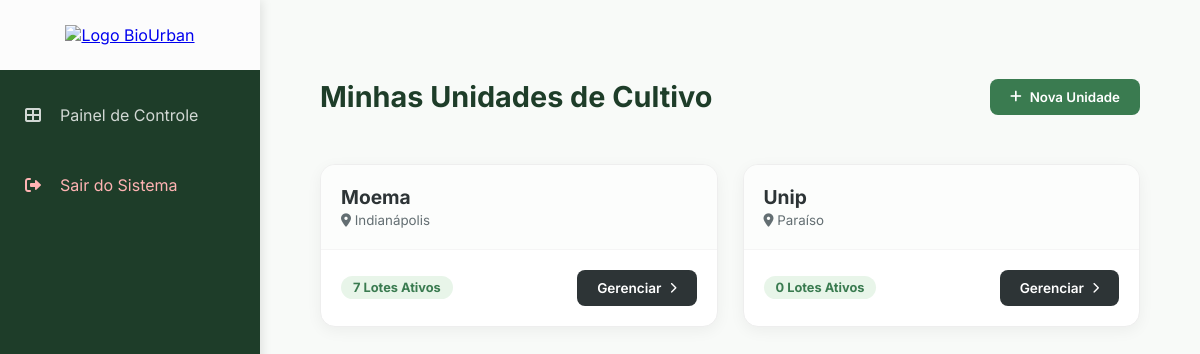
/ (signed in), run on the app's committed database.
### models.py (models this page shows)
class Fazenda(db.Model):
    id = db.Column(db.Integer, primary_key=True)
    nome = db.Column(db.String(100), nullable=False)
    localizacao = db.Column(db.String(100))
    usuario_id = db.Column(db.Integer, db.ForeignKey('usuario.id'), nullable=False)
    hortalicas = db.relationship('Hortalica', backref='fazenda', lazy=True)
    registros_hidricos = db.relationship('RegistroHidrico', backref='fazenda', lazy=True)

### app.py (the view)
@app.route('/', endpoint='dashboard')
@login_required
def dashboard():
    minhas_fazendas = Fazenda.query.filter_by(usuario_id=current_user.id).all()
    return render_template('dashboard.html', fazendas=minhas_fazendas)

### app.py (called while the page is built)
@login_manager.user_loader
def load_user(user_id):
    return db.session.get(Usuario, int(user_id))

### templates/dashboard.html (shortened to what this page needs)
{% extends "layout.html" %}
{% block content %}
<div style="max-width: 1000px; margin: 0 auto; padding: 20px;">
    <div style="display: flex; justify-content: space-between; align-items: center; margin-bottom: 30px;">
        <h1 style="color: var(--dark-bg); font-size: 1.8rem;">Minhas Unidades de Cultivo</h1>
        <button onclick="document.getElementById('modalFazenda').style.display='flex'" class="btn btn-primary" style="background: var(--primary-green); border: none; padding: 10px 20px; border-radius: 8px; color: white; cursor: pointer; font-weight: 600;">
            <i class="fas fa-plus"></i> Nova Unidade
        </button>
    </div>
    <div style="display: grid; grid-template-columns: repeat(auto-fill, minmax(310px, 1fr)); gap: 25px;">
        {% for fazenda in fazendas %}
        <div style="background: white; border-radius: 15px; box-shadow: 0 4px 15px rgba(0,0,0,0.05); overflow: hidden; border: 1px solid #eee; transition: transform 0.2s;">
            <div style="padding: 20px; border-bottom: 1px solid #f5f5f5; background: #fcfdfc;">
                <h2 style="margin: 0; color: #2d3436; font-size: 1.2rem;">{{ fazenda.nome }}</h2>
                <small style="color: #636e72;"><i class="fas fa-map-marker-alt"></i> {{ fazenda.localizacao }}</small>
            </div>
            <div style="padding: 20px; display: flex; justify-content: space-between; align-items: center;">
                <span style="color: var(--primary-green); font-weight: 700; font-size: 0.8rem; background: #e8f5e9; padding: 4px 12px; border-radius: 20px;">
                    {{ fazenda.hortalicas|length }} Lotes Ativos
                </span>
                <a href="{{ url_for('ver_fazenda', id=fazenda.id) }}" style="text-decoration: none; color: white; background: #2d3436; padding: 10px 20px; border-radius: 8px; font-size: 0.85rem; font-weight: 600; display: flex; align-items: center; gap: 8px;">
                    Gerenciar <i class="fas fa-chevron-right" style="font-size: 0.7rem;"></i>
                </a>
            </div>
        </div>
        {% else %}
        <div style="grid-column: 1/-1; text-align: center; padding: 50px; color: #ccc;">
            <i class="fas fa-seedling" style="font-size: 3rem; margin-bottom: 15px;"></i>
            <p>Nenhuma unidade cadastrada. Comece agora!</p>
        </div>
        {% endfor %}
    </div>
</div>
{% endblock %}

### templates/layout.html (style rules this page uses)
:root { --primary-green: #3A7B50; --dark-bg: #1e3d29; --off-white: #fcfcfc; --light-bg: #f8faf8; --danger-red: #E15244; }
html, body { font-family: 'Inter', sans-serif; }
body { margin: 0; display: flex; background-color: var(--light-bg); }
button, input, select, textarea, option { font-family: 'Inter', sans-serif; }
.btn { padding: 10px 18px; border-radius: 8px; cursor: pointer; font-weight: 600; border: none; display: inline-flex; align-items: center; gap: 8px; transition: 0.3s; text-decoration: none; }
.btn-primary { background: var(--primary-green); color: white; }

### data on the page
Fazenda: nome "Moema", localizacao "Indianápolis", hortalicas|length "7"
Fazenda: nome "Unip", localizacao "Paraíso", hortalicas|length "0"
